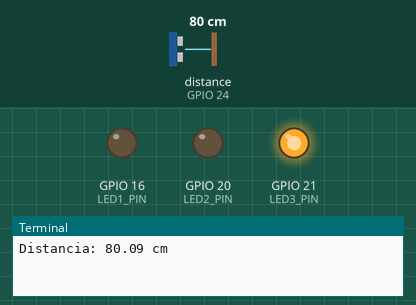
Bench run of a program on a simulated Raspberry Pi (BCM pin numbers). On the bench: output pins drawn as LEDs (lit = HIGH), the last lines printed to the terminal. The inputs (shaded band) are chosen by the test bench; at power-on: distance to the obstacle (sensor on GPIO 24) 80 cm. The echo pulse lasts 58.3 µs per cm; the clock reads 2024-03-15 10:24:30 at power-on unless the program sets it; pins used as bus, display or sensor lines are not drawn.

Above: at 1.2 s.
1.3 s: distance to the obstacle (sensor on GPIO 24) set to 44 cm
3.5 s: distance to the obstacle (sensor on GPIO 24) set to 35 cm
At 5.6 s:
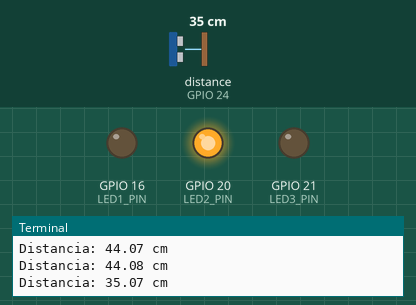
6.0 s: distance to the obstacle (sensor on GPIO 24) set to 22 cm
7.9 s: distance to the obstacle (sensor on GPIO 24) set to 18 cm
At 9.3 s:
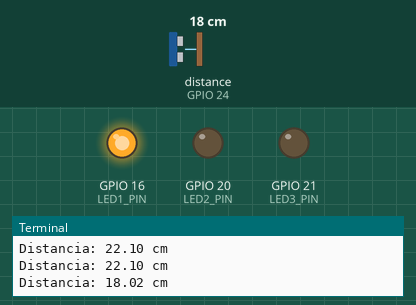
10.4 s: distance to the obstacle (sensor on GPIO 24) set to 250 cm
At 11.6 s:
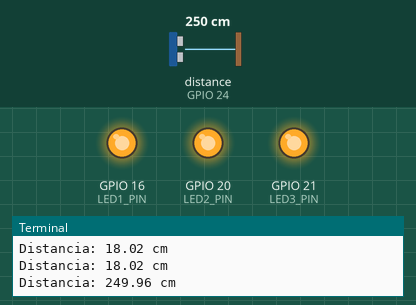
12.6 s: distance to the obstacle (sensor on GPIO 24) set to 203 cm
14.5 s: distance to the obstacle (sensor on GPIO 24) set to 194 cm
At 16.8 s:
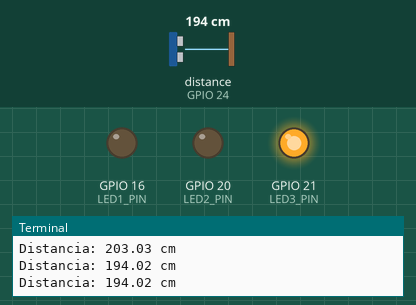
Timing chart, 0 to 18.0 s (numbered marks = the images above; inputs shaded):
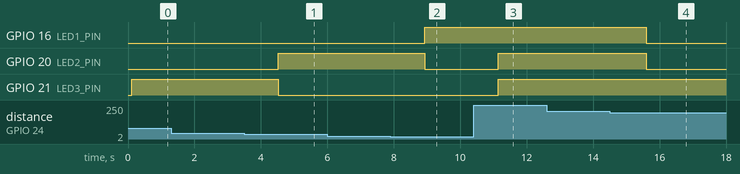

The program:

Ejer_2_Ultra_v2.py
```python
import RPi.GPIO as GPIO
import time

# GPIO modo BCM (Nomenclatura)
GPIO.setmode(GPIO.BCM)

#------------------------------------------------------------------------------ DEFINE
# DEFINE PINS
TRIG_PIN = 23                           # GPIO23 Activa Detector
ECHO_PIN = 24                           # GPIO24 Objeto Detectado

LED1_PIN = 16                           # GPIO16 LED ROJO
LED2_PIN = 20                           # GPIO20 LED VERDE
LED3_PIN = 21                           # GPIO21 LED AZUL


#------------------------------------------------------------------------------ CONFIG
# CONFIGURACIÓN PIN's (IN,OUT)
GPIO.setup(TRIG_PIN, GPIO.OUT)          # PIN 23: OUT
GPIO.setup(ECHO_PIN, GPIO.IN)           # PIN 24: IN

GPIO.setup(LED1_PIN, GPIO.OUT)          # PIN 36: OUT
GPIO.setup(LED2_PIN, GPIO.OUT)          # PIN 38: OUT
GPIO.setup(LED3_PIN, GPIO.OUT)          # PIN 40: OUT

#----------------------------------------------------------------------------- FUNCIONES
# Detección/Medición distancia()
def measure_distance():
    # Me aseguro TRIG_PIN a "0"
    GPIO.output(TRIG_PIN, False)        # PIN 23: Pongo a "0"
    time.sleep(0.1)                     # Espero Ojitos se estabilice

    # Pulso disparo corto TRIG_PIN
    GPIO.output(TRIG_PIN, True)         # PIN 23: Pongo a "1"
    time.sleep(0.00001)                 #
    GPIO.output(TRIG_PIN, False)        # PIN 23: Pongo a "0"

    # Espera que ECHO_PIN detecte
    while GPIO.input(ECHO_PIN) == 0:    # Mientras ECHO_PIN = "0"
        pulse_start = time.time()       # variable "pulse_start" = tiempo actual

    # Espera que ECHO_PIN termine
    while GPIO.input(ECHO_PIN) == 1:    # Mientras ECHO_PIN = "1"
        pulse_end = time.time()         # variable "pulse_end"   = tiempo actual

    # Calcula tiempo de detección objeto
    pulse_duration = pulse_end - pulse_start

    # Calculate distance in centimeters
    distance = (pulse_duration * 34300) / 2

    return distance


#------------------------------------------------------------------------------ MAIN
# VOID MAIN

try:
    while True:                             # BUCLE: Infinito
        dist = measure_distance()           # variable "dist" = función "measure_distance()"
        print(f"Distancia: {dist:.2f} cm")  # print ("mensaje")

        if   0 <= dist < 20:                # Si "dist" (0 entre 19.999...) cm
            GPIO.output(LED1_PIN, True )     # LED1_PIN: ON
            GPIO.output(LED2_PIN, False)     # LED1_PIN: OFF
            GPIO.output(LED3_PIN, False)     # LED1_PIN: OFF

        elif 20 <= dist < 40:               # Si "dist" (20 entre 39.999...) cm
            GPIO.output(LED1_PIN, False)     # LED1_PIN: ON
            GPIO.output(LED2_PIN, True )     # LED1_PIN: OFF
            GPIO.output(LED3_PIN, False)     # LED1_PIN: OFF

        elif 40 <= dist < 200:              # Si "dist" (40 entre 199.999...) cm
            GPIO.output(LED1_PIN, False)     # LED1_PIN: ON
            GPIO.output(LED2_PIN, False)     # LED1_PIN: OFF
            GPIO.output(LED3_PIN, True )     # LED1_PIN: OFF

        else:                               # SiNo
            GPIO.output(LED1_PIN, True)      # LED1_PIN: ON
            GPIO.output(LED2_PIN, True)      # LED1_PIN: ON
            GPIO.output(LED3_PIN, True)      # LED1_PIN: ON

        time.sleep(1)                       # Espero 1Seg, siguiente medición


except KeyboardInterrupt:                   # EXCEPCIÓN: Teclado
    GPIO.cleanup()                          # Clean up GPIO on Ctrl+C


finally:                                    # FINALMENTE:
    GPIO.cleanup()                          # Clean up GPIO on script exit
    
```

Measured:
- the behaviour switches between 41 and 40 cm on distance to the obstacle (sensor on GPIO 24) (found by bisection; images 0 and 1)
- the behaviour switches between 20 and 19 cm on distance to the obstacle (sensor on GPIO 24) (found by bisection; images 1 and 2)
- the behaviour switches between 200 and 199 cm on distance to the obstacle (sensor on GPIO 24) (found by bisection; images 3 and 4)
- after the input at 3.5 s, GPIO 20 (LED2_PIN): LOW → HIGH after 1.0 s; GPIO 21 (LED3_PIN): HIGH → LOW after 1.0 s
- after the input at 7.9 s, GPIO 16 (LED1_PIN): LOW → HIGH after 1.0 s; GPIO 20 (LED2_PIN): HIGH → LOW after 1.0 s
- after the input at 10.4 s, GPIO 20 (LED2_PIN), GPIO 21 (LED3_PIN): LOW → HIGH after 0.75 s
- after the input at 14.5 s, GPIO 16 (LED1_PIN), GPIO 20 (LED2_PIN): HIGH → LOW after 1.1 s
